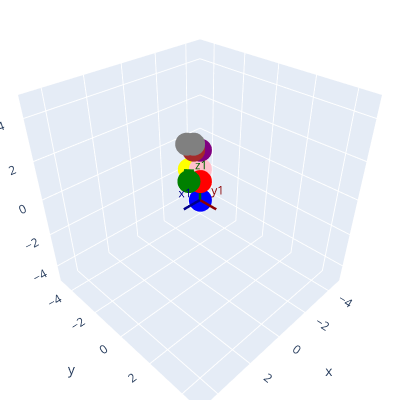

Source (notebook cell):
### Markdown cell above
# **Atividade 1:** 
* Visualização de um punho esférico utilizando conversão DH.

### Code cell
import plotly.graph_objects as go
import numpy as np

######################################################################################
############################ FUNÇÕES DE TRANSFORMAÇÃO ################################
######################################################################################
#Cria tranformação homogênea a partir dos parâmetros de Denavit-Hartenberg
def t_DH(theta, d, a, alpha):
  theta = np.radians(theta)  
  alpha = np.radians(alpha)  
  ct = np.cos(theta)
  st = np.sin(theta)
  ca = np.cos(alpha)
  sa = np.sin(alpha)
  
  Rz =  np.array((  (ct, -st, 0, 0), 
                    (st,  ct, 0, 0),
                    ( 0,   0, 1, 0),
                    ( 0,   0, 0, 1) ))
  
  Tz = np.array((   (1, 0, 0, 0), 
                    (0, 1, 0, 0),
                    (0, 0, 1, d),
                    (0, 0, 0, 1) ))

  Rx =  np.array((  (1,  0,   0, 0), 
                    (0, ca, -sa, 0),
                    (0, sa,  ca, 0),
                    (0,  0,   0, 1) ))
  
  Tx = np.array((   (1, 0, 0, a), 
                    (0, 1, 0, 0),
                    (0, 0, 1, 0),
                    (0, 0, 0, 1) ))
  
  return np.linalg.multi_dot([Rz, Tz, Tx, Rx])

######################################################################################
############################### PLOT DO ROBÔ #########################################
######################################################################################
def plot3jrobot(q1, a1, q2, a2, q3, a3, q4, a4, q5, a5, q6, a6,a7,a8):
  """
    Criação das coordenadas dos elos do robô, baseando-se nos parâmetros DH
    Parâmetros DH:
            theta       d     a     alpha
    1            q1     a1    0     90°
    2        90°+q2     0     a2    90°
    3           +q3     0     a3    0°
  """
  T_DH1 = t_DH(q1, a1,  0, 90) # Transformação homogênea do Elo 1
  T_DH2 = t_DH(0,  a2, 0, 0) # Transformação homogênea do Elo 2
  T_DH3 = t_DH(q2+90,  0, a3, 0) # Transformação homogênea do Elo 3
  T_DH4 = t_DH(q3,  -a4, 0, 0) # Transformação homogênea do Elo 4
  T_DH5 = t_DH(0,  0, a5, 00) # Transformação homogênea do Elo 5
  T_DH6 = t_DH(q4+90,  a6, 0, 90) # Transformação homogênea do Elo 6
  T_DH7 = t_DH(q5,  a7, 0, 90) # Transformação homogênea do Elo 5
  T_DH8 = t_DH(q6,  -a8, 0, 0) # Transformação homogênea do Elo 6
  
  
  O1 = np.array((0,0,0,1)) # Origem no Elo 1

  L1 = np.linalg.multi_dot([T_DH1, O1]) # Coordenadas finais do Elo 1. Obtidas projetando O1 através da  duas transformações
  L2 = np.linalg.multi_dot([T_DH1, T_DH2, O1]) # Coordenadas finais do Elo 2. Obtidas projetando O1 através das duas transformações
  L3 = np.linalg.multi_dot([T_DH1, T_DH2, T_DH3, O1]) # Coordenadas finais do Elo 2. Obtidas projetando O1 através das duas transformações
  L4 = np.linalg.multi_dot([T_DH1, T_DH2, T_DH3, T_DH4, O1])
  L5 = np.linalg.multi_dot([T_DH1, T_DH2, T_DH3, T_DH4, T_DH5, O1])
  L6 = np.linalg.multi_dot([T_DH1, T_DH2, T_DH3, T_DH4, T_DH5, T_DH6, O1])
  L7 = np.linalg.multi_dot([T_DH1, T_DH2, T_DH3, T_DH4, T_DH5, T_DH6, T_DH7, O1])
  L8 = np.linalg.multi_dot([T_DH1, T_DH2, T_DH3, T_DH4, T_DH5, T_DH6, T_DH7, T_DH8, O1])

  X1 = np.zeros((2, 3))
  X2 = np.zeros((2, 3))
  X3 = np.zeros((2, 3))
  X4 = np.zeros((2, 3))
  X5 = np.zeros((2, 3))
  X6 = np.zeros((2, 3))
  X7 = np.zeros((2, 3))
  X8 = np.zeros((2, 3))
  
  X1[0,:] = O1[:3] #Pega os três primeiros elementos apenas
  X1[1,:] = L1[:3]
  
  X2[0,:] = L1[:3] #Pega os três primeiros elementos apenas. Origem Elo 2 é L1
  X2[1,:] = L2[:3]

  X3[0,:] = L2[:3] #Pega os três primeiros elementos apenas. Origem Elo 2 é L1
  X3[1,:] = L3[:3]

  X4[0,:] = L3[:3] #Pega os três primeiros elementos apenas. Origem Elo 2 é L1
  X4[1,:] = L4[:3]

  X5[0,:] = L4[:3] #Pega os três primeiros elementos apenas. Origem Elo 2 é L1
  X5[1,:] = L5[:3]

  X6[0,:] = L5[:3] #Pega os três primeiros elementos apenas. Origem Elo 2 é L1
  X6[1,:] = L6[:3]

  X7[0,:] = L6[:3] #Pega os três primeiros elementos apenas. Origem Elo 2 é L1
  X7[1,:] = L7[:3]

  X8[0,:] = L7[:3] #Pega os três primeiros elementos apenas. Origem Elo 2 é L1
  X8[1,:] = L8[:3]

  Vx1 = np.array((0.5,0,0,1))
  Vy1 = np.array((0,0.5,0,1))#np.linalg.multi_dot([T_DH1, T_DH2, T_DH3, np.array((0,0.5,0,1))]) #Apenas plota o eixo y de coordenadas no efetuador final
  Vz1 = np.array((0,0,0.5,1))#np.linalg.multi_dot([T_DH1, T_DH2, T_DH3, np.array((0,0,0.5,1))]) #Apenas plota o eixo z de coordenadas no efetuador final
  
  Vx2 = np.linalg.multi_dot([T_DH1, T_DH2, T_DH3, T_DH4, T_DH5, T_DH6, T_DH7, T_DH8, Vx1]) #Plota o eixo x de coordenadas no link 1
  Vy2 = np.linalg.multi_dot([T_DH1, T_DH2, T_DH3, T_DH4, T_DH5, T_DH6, T_DH7, T_DH8, Vy1]) #Plota o eixo y de coordenadas no link 1
  Vz2 = np.linalg.multi_dot([T_DH1, T_DH2, T_DH3, T_DH4, T_DH5, T_DH6, T_DH7, T_DH8, Vz1]) #Plota o eixo z de coordenadas no link 1
  print(Vx2)
  '''Vx3 = np.linalg.multi_dot([T_DH1, T_DH2, T_DH3, T_DH4, T_DH5, T_DH6, T_DH7, T_DH8, Vx1]) #Plota o eixo x de coordenadas no link 2
  Vy3 = np.linalg.multi_dot([T_DH1, T_DH2, T_DH3, T_DH4, T_DH5, T_DH6, T_DH7, T_DH8, Vy1]) #Plota o eixo y de coordenadas no link 2
  Vz3 = np.linalg.multi_dot([T_DH1, T_DH2, T_DH3, T_DH4, T_DH5, T_DH6, T_DH7, T_DH8, Vz1]) #Plota o eixo z de coordenadas no link 2

  Vxe = np.linalg.multi_dot([T_DH1, T_DH2, T_DH3, Vx1]) #Plota o eixo x de coordenadas no link 3
  Vye = np.linalg.multi_dot([T_DH1, T_DH2, T_DH3, Vy1]) #Plota o eixo y de coordenadas no link 3
  Vze = np.linalg.multi_dot([T_DH1, T_DH2, T_DH3, Vz1]) #Plota o eixo z de coordenadas no link 3'''

  EX1 = np.zeros((2, 3))
  EY1 = np.zeros((2, 3))
  EZ1 = np.zeros((2, 3))

  '''EX2 = np.zeros((2, 3))
  EY2 = np.zeros((2, 3))
  EZ2 = np.zeros((2, 3))

  EX3 = np.zeros((2, 3))
  EY3 = np.zeros((2, 3))
  EZ3 = np.zeros((2, 3))
  
  EXe = np.zeros((2, 3))
  EYe = np.zeros((2, 3))
  EZe = np.zeros((2, 3))'''

  EX1[0,:] = O1[:3]
  EX1[1,:] = Vx1[:3] 
  EY1[0,:] = O1[:3]
  EY1[1,:] = Vy1[:3]
  EZ1[0,:] = O1[:3]
  EZ1[1,:] = Vz1[:3]

  '''EX2[0,:] = L1[:3]
  EX2[1,:] = Vx2[:3]
  EY2[0,:] = L1[:3]
  EY2[1,:] = Vy2[:3]
  EZ2[0,:] = L1[:3]
  EZ2[1,:] = Vz2[:3]

  EX3[0,:] = L2[:3]
  EX3[1,:] = Vx3[:3]
  EY3[0,:] = L2[:3]
  EY3[1,:] = Vy3[:3]
  EZ3[0,:] = L2[:3]
  EZ3[1,:] = Vz3[:3]

  EXe[0,:] = L3[:3]
  EXe[1,:] = Vxe[:3]
  EYe[0,:] = L3[:3]
  EYe[1,:] = Vye[:3]
  EZe[0,:] = L3[:3]
  EZe[1,:] = Vze[:3]'''

  fig = go.Figure()
  #print(X8)
  #Plot dos elos
  fig.add_trace(go.Scatter3d(x=X1[:,0], y=X1[:,1], z=X1[:,2], mode='markers+lines+text', name='L1', line=dict(color='blue',width=20)))
  fig.add_trace(go.Scatter3d(x=X2[:,0], y=X2[:,1], z=X2[:,2], mode='markers+lines+text', name='L2', line=dict(color='red',width=20)))
  fig.add_trace(go.Scatter3d(x=X3[:,0], y=X3[:,1], z=X3[:,2], mode='markers+lines+text', name='L2', line=dict(color='green',width=20)))
  fig.add_trace(go.Scatter3d(x=X4[:,0], y=X4[:,1], z=X4[:,2], mode='markers+lines+text', name='L1', line=dict(color='yellow',width=20)))
  fig.add_trace(go.Scatter3d(x=X5[:,0], y=X5[:,1], z=X5[:,2], mode='markers+lines+text', name='L2', line=dict(color='pink',width=20)))
  fig.add_trace(go.Scatter3d(x=X6[:,0], y=X6[:,1], z=X6[:,2], mode='markers+lines+text', name='L2', line=dict(color='purple',width=20)))
  fig.add_trace(go.Scatter3d(x=X7[:,0], y=X7[:,1], z=X7[:,2], mode='markers+lines+text', name='L2', line=dict(color='brown',width=20)))
  fig.add_trace(go.Scatter3d(x=X8[:,0], y=X8[:,1], z=X8[:,2], mode='markers+lines+text', name='L2', line=dict(color='gray',width=20)))

  # Plot dos eixos x, y e z no início do elo 1 (origem)
  fig.add_trace(go.Scatter3d(x=EX1[:,0], y=EX1[:,1], z=EX1[:,2], mode='lines+text', text=["","x1"], textfont=dict(color="darkblue"),name='Ex1', line=dict(color='darkblue',width=5)))
  fig.add_trace(go.Scatter3d(x=EY1[:,0], y=EY1[:,1], z=EY1[:,2], mode='lines+text', text=["","y1"], textfont=dict(color="darkred"),name='Ey1', line=dict(color='darkred',width=5)))
  fig.add_trace(go.Scatter3d(x=EZ1[:,0], y=EZ1[:,1], z=EZ1[:,2], mode='lines+text', text=["","z1"], textfont=dict(color="darkgreen"),name='Ez1', line=dict(color='darkgreen',width=5)))
  
  '''# Plot dos eixos x, y e z no início do elo 2
  fig.add_trace(go.Scatter3d(x=EX2[:,0], y=EX2[:,1], z=EX2[:,2], mode='lines+text', text=["","x2"], textfont=dict(color="darkblue"),name='Ex2', line=dict(color='darkblue',width=5)))
  fig.add_trace(go.Scatter3d(x=EY2[:,0], y=EY2[:,1], z=EY2[:,2], mode='lines+text', text=["","y2"], textfont=dict(color="darkred"),name='Ey2', line=dict(color='darkred',width=5)))
  fig.add_trace(go.Scatter3d(x=EZ2[:,0], y=EZ2[:,1], z=EZ2[:,2], mode='lines+text', text=["","z2"], textfont=dict(color="darkgreen"),name='Ez2', line=dict(color='darkgreen',width=5)))

  # Plot dos eixos x, y e z no início do elo 3
  fig.add_trace(go.Scatter3d(x=EX3[:,0], y=EX3[:,1], z=EX3[:,2], mode='lines+text', text=["","x3"], textfont=dict(color="darkblue"),name='Ex3', line=dict(color='darkblue',width=5)))
  fig.add_trace(go.Scatter3d(x=EY3[:,0], y=EY3[:,1], z=EY3[:,2], mode='lines+text', text=["","y3"], textfont=dict(color="darkred"),name='Ey3', line=dict(color='darkred',width=5)))
  fig.add_trace(go.Scatter3d(x=EZ3[:,0], y=EZ3[:,1], z=EZ3[:,2], mode='lines+text', text=["","z3"], textfont=dict(color="darkgreen"),name='Ez3', line=dict(color='darkgreen',width=5)))

  # Plot dos eixos x, y e z na início do elo 4
  fig.add_trace(go.Scatter3d(x=X8[:,0], y=X8[:,1], z=X8[:,2], mode='lines+text', text=["","xe"], textfont=dict(color="darkblue"),name='Exe', line=dict(color='darkblue',width=5)))
  fig.add_trace(go.Scatter3d(x=X8[:,0], y=X8[:,1], z=X8[:,2], mode='lines+text', text=["","ye"], textfont=dict(color="darkred"),name='Eye', line=dict(color='darkred',width=5)))
  fig.add_trace(go.Scatter3d(x=X8[:,0], y=X8[:,1], z=X8[:,2], mode='lines+text', text=["","ze"], textfont=dict(color="darkgreen"),name='Eze', line=dict(color='darkgreen',width=5)))
  '''
  #Configuração de layout da imagem gerada
  fig.update_layout(
      autosize=False,
      showlegend=False,
      width=400,
      height=400,
      margin=dict(l=0,r=0,t=0,b=0)
  )

  lim = 5
  fig.update_scenes(
      aspectmode= "cube",
      xaxis=dict(range=[-lim,lim]),
      yaxis=dict(range=[-lim,lim]),
      zaxis=dict(range=[-lim,lim])
  )

  print("Use o mouse para interagir com a figura gerada:")
  print("Posição do efetuador final: x = [%.1f], y =[%.1f] e z =[%.1f]" %  (L3[0], L3[1], L3[2]))
  fig.show()

######################################################################################
############################ APLICANDO A CINEMÁTICA DIRETA ###########################
######################################################################################
[a1, a2, a3, a4, a5, a6, a7, a8] = [1, 0.5, 1, 0.5, 1, 0.3, 0.3, 0.3] # Tamanho dos elos
[q1, q2, q3, q4, q5, q6] = [45, 90, -90, 0, 0, 0] # Ângulo das juntas

plot3jrobot(q1, a1, q2, a2, q3, a3, q4 , a4, q5, a5, q6, a6, a7, a8)

### Figure 1 — Plotly figure (JSON) as saved in the notebook; plotly's stock layout.template omitted (floating-point values rounded to 4 significant figures)
{"data": [{"line": {"color": "blue", "width": 20}, "mode": "markers+lines+text", "name": "L1", "type": "scatter3d", "x": [0, 0], "y": [0, 0], "z": [0, 1]}, {"line": {"color": "red", "width": 20}, "mode": "markers+lines+text", "name": "L2", "type": "scatter3d", "x": [0, 0.3536], "y": [0, -0.3536], "z": [1, 1]}, {"line": {"color": "green", "width": 20}, "mode": "markers+lines+text", "name": "L2", "type": "scatter3d", "x": [0.3536, -0.3536], "y": [-0.3536, -1.061], "z": [1, 1.0]}, {"line": {"color": "yellow", "width": 20}, "mode": "markers+lines+text", "name": "L1", "type": "scatter3d", "x": [-0.3536, -0.7071], "y": [-1.061, -0.7071], "z": [1.0, 1.0]}, {"line": {"color": "pink", "width": 20}, "mode": "markers+lines+text", "name": "L2", "type": "scatter3d", "x": [-0.7071, -0.7071], "y": [-0.7071, -0.7071], "z": [1.0, 2]}, {"line": {"color": "purple", "width": 20}, "mode": "markers+lines+text", "name": "L2", "type": "scatter3d", "x": [-0.7071, -0.495], "y": [-0.7071, -0.9192], "z": [2, 2]}, {"line": {"color": "brown", "width": 20}, "mode": "markers+lines+text", "name": "L2", "type": "scatter3d", "x": [-0.495, -0.495], "y": [-0.9192, -0.9192], "z": [2, 2.3]}, {"line": {"color": "gray", "width": 20}, "mode": "markers+lines+text", "name": "L2", "type": "scatter3d", "x": [-0.495, -0.2828], "y": [-0.9192, -1.131], "z": [2.3, 2.3]}, {"line": {"color": "darkblue", "width": 5}, "mode": "lines+text", "name": "Ex1", "text": ["", "x1"], "textfont": {"color": "darkblue"}, "type": "scatter3d", "x": [0, 1], "y": [0, 0], "z": [0, 0]}, {"line": {"color": "darkred", "width": 5}, "mode": "lines+text", "name": "Ey1", "text": ["", "y1"], "textfont": {"color": "darkred"}, "type": "scatter3d", "x": [0, 0], "y": [0, 1], "z": [0, 0]}, {"line": {"color": "darkgreen", "width": 5}, "mode": "lines+text", "name": "Ez1", "text": ["", "z1"], "textfont": {"color": "darkgreen"}, "type": "scatter3d", "x": [0, 0], "y": [0, 0], "z": [0, 1]}], "layout": {"autosize": false, "height": 400, "margin": {"b": 0, "l": 0, "r": 0, "t": 0}, "scene": {"aspectmode": "cube", "xaxis": {"range": [-5, 5]}, "yaxis": {"range": [-5, 5]}, "zaxis": {"range": [-5, 5]}}, "showlegend": false, "width": 400}}
